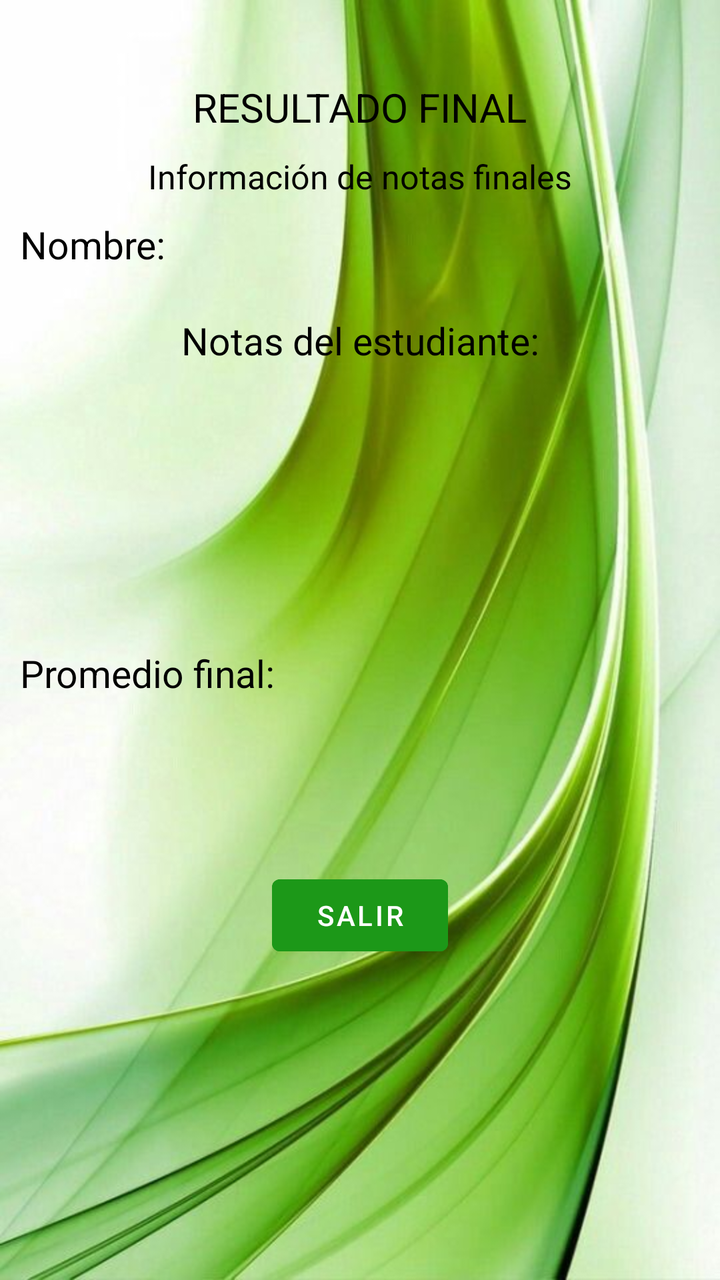
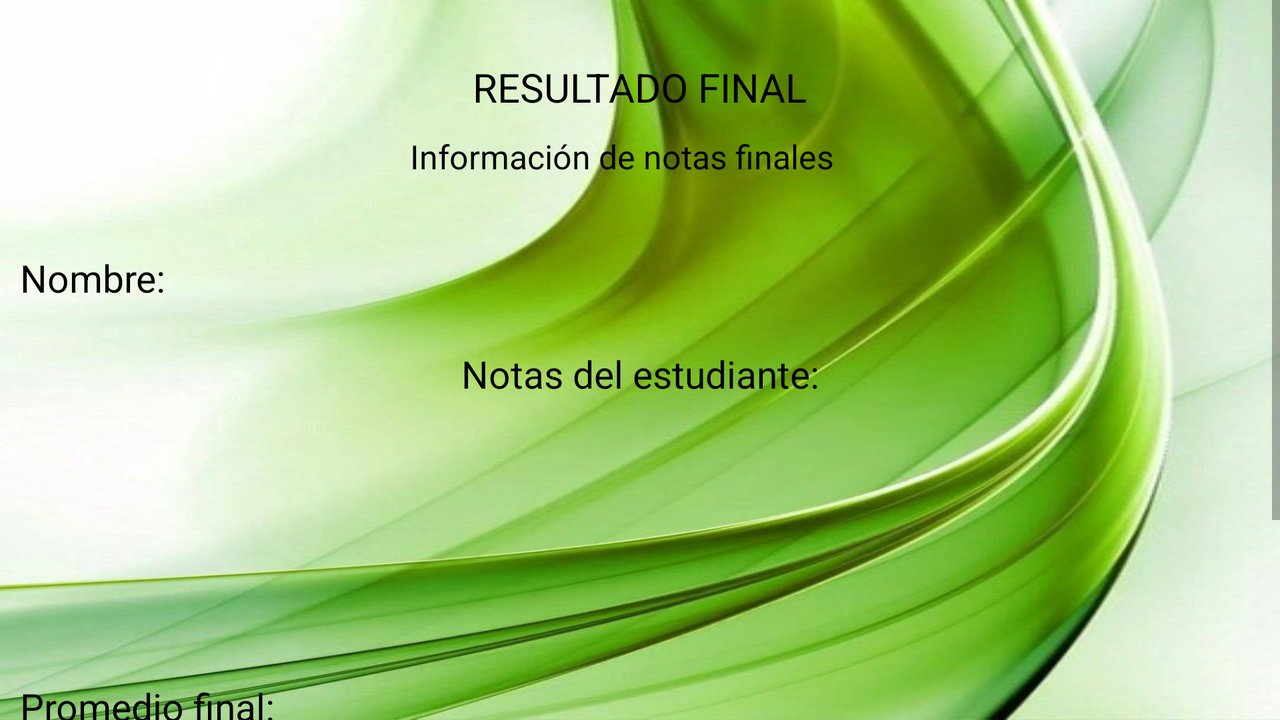

Compare how this app lays out the same screen by default and in its alternative resource folder. The renders come first, then the two layout files and the values they reference.
<!-- AndroidManifest.xml: application theme Theme.SaltamontesApp -->
<!-- res/layout/activity_mostrar_resultados.xml -->
<?xml version="1.0" encoding="utf-8"?>
<LinearLayout
        android:gravity="center_horizontal"
        android:orientation="vertical"
        app:layout_constraintBottom_toBottomOf="parent"
        app:layout_constraintEnd_toEndOf="parent"
        app:layout_constraintStart_toStartOf="parent"
        app:layout_constraintTop_toTopOf="parent"
        xmlns:android="http://schemas.android.com/apk/res/android"
        xmlns:app="http://schemas.android.com/apk/res-auto"
        xmlns:tools="http://schemas.android.com/tools"
        android:layout_width="match_parent"
        android:layout_height="match_parent"
        android:background="@drawable/fondoapp"
        tools:context=".MostrarResultados">

        <TextView
            android:id="@+id/textView6"
            android:layout_width="wrap_content"
            android:layout_height="wrap_content"
            android:layout_marginTop="40dp"
            android:layout_marginBottom="10dp"
            android:text="RESULTADO FINAL"
            android:textColor="@color/black"
            android:textSize="60px" />

        <TextView
            android:id="@+id/textView"
            android:layout_width="wrap_content"
            android:layout_height="wrap_content"
            android:layout_marginBottom="10dp"
            android:text="Información de notas finales"
            android:textColor="@color/black"
            android:textSize="50px" />

        <LinearLayout
            android:layout_width="match_parent"
            android:layout_height="42dp"
            android:orientation="horizontal">

            <TextView
                android:id="@+id/textNombreTitle"
                android:layout_width="11dp"
                android:layout_height="match_parent"
                android:layout_marginLeft="10dp"
                android:layout_weight="1"
                android:text="Nombre:"
                android:textColor="@color/black"
                android:textSize="19dp" />

            <TextView
                android:id="@+id/textNombre"
                android:layout_width="198dp"
                android:layout_height="match_parent"
                android:layout_weight="1"
                android:textColor="@color/black"
                android:textSize="19dp" />
        </LinearLayout>

        <LinearLayout
            android:layout_width="match_parent"
            android:layout_height="38dp"
            android:orientation="horizontal">

            <TextView
                android:id="@+id/textView7"
                android:layout_width="wrap_content"
                android:layout_height="match_parent"
                android:layout_weight="1"
                android:gravity="center"
                android:text="Notas del estudiante:"
                android:textColor="@color/black"
                android:textSize="19dp" />
        </LinearLayout>

        <LinearLayout
            android:layout_width="match_parent"
            android:layout_height="wrap_content"
            android:orientation="horizontal">

            <TextView
                android:id="@+id/textMateria1"
                android:layout_width="wrap_content"
                android:layout_height="wrap_content"
                android:layout_marginLeft="10dp"
                android:layout_weight="1"
                android:textColor="@color/black"
                android:textSize="19dp" />

            <TextView
                android:id="@+id/textNota1"
                android:layout_width="wrap_content"
                android:layout_height="wrap_content"
                android:layout_weight="1"
                android:textColor="@color/black"
                android:textSize="19dp" />
        </LinearLayout>

        <LinearLayout
            android:layout_width="match_parent"
            android:layout_height="wrap_content"
            android:orientation="horizontal">

            <TextView
                android:id="@+id/textMateria2"
                android:layout_width="wrap_content"
                android:layout_height="wrap_content"
                android:layout_marginLeft="10dp"
                android:layout_weight="1"
                android:textColor="@color/black"
                android:textSize="19dp" />

            <TextView
                android:id="@+id/textNota2"
                android:layout_width="wrap_content"
                android:layout_height="wrap_content"
                android:layout_weight="1"
                android:textColor="@color/black"
                android:textSize="19dp" />
        </LinearLayout>

        <LinearLayout
            android:layout_width="match_parent"
            android:layout_height="wrap_content"
            android:orientation="horizontal">

            <TextView
                android:id="@+id/textMateria3"
                android:layout_width="wrap_content"
                android:layout_height="wrap_content"
                android:layout_marginLeft="10dp"
                android:layout_weight="1"
                android:textColor="@color/black"
                android:textSize="19dp" />

            <TextView
                android:id="@+id/textNota3"
                android:layout_width="wrap_content"
                android:layout_height="wrap_content"
                android:layout_weight="1"
                android:textColor="@color/black"
                android:textSize="19dp" />
        </LinearLayout>

        <LinearLayout
            android:layout_width="match_parent"
            android:layout_height="wrap_content"
            android:orientation="horizontal">

            <TextView
                android:id="@+id/textMateria4"
                android:layout_width="wrap_content"
                android:layout_height="wrap_content"
                android:layout_marginLeft="10dp"
                android:layout_weight="1"
                android:textColor="@color/black"
                android:textSize="19dp" />

            <TextView
                android:id="@+id/textNota4"
                android:layout_width="wrap_content"
                android:layout_height="wrap_content"
                android:layout_weight="1"
                android:textColor="@color/black"
                android:textSize="19dp" />
        </LinearLayout>

        <LinearLayout
            android:layout_width="match_parent"
            android:layout_height="wrap_content"
            android:orientation="horizontal">

            <TextView
                android:id="@+id/textMateria5"
                android:layout_width="wrap_content"
                android:layout_height="wrap_content"
                android:layout_marginLeft="10dp"
                android:layout_weight="1"
                android:textColor="@color/black"
                android:textSize="19dp" />

            <TextView
                android:id="@+id/textNota5"
                android:layout_width="wrap_content"
                android:layout_height="wrap_content"
                android:layout_weight="1"
                android:textColor="@color/black"
                android:textSize="19dp" />
        </LinearLayout>

        <LinearLayout
            android:layout_width="match_parent"
            android:layout_height="116dp"
            android:orientation="vertical">

            <LinearLayout
                android:layout_width="match_parent"
                android:layout_height="47dp"
                android:orientation="horizontal">

                <TextView
                    android:id="@+id/textView3"
                    android:layout_width="136dp"
                    android:layout_height="wrap_content"
                    android:layout_marginLeft="10dp"
                    android:layout_weight="1"
                    android:text="Promedio final:"
                    android:textColor="@color/black"
                    android:textSize="19dp" />

                <TextView
                    android:id="@+id/textPromedio"
                    android:layout_width="218dp"
                    android:layout_height="38dp"
                    android:gravity="center"
                    android:textColor="@color/black"
                    android:textSize="19dp" />
            </LinearLayout>

            <TextView
                android:id="@+id/textMensajeFinal"
                android:layout_width="match_parent"
                android:layout_height="55dp"
                android:gravity="center"
                android:textColor="@color/black"
                android:textSize="19dp" />
        </LinearLayout>

        <LinearLayout
            android:layout_width="match_parent"
            android:layout_height="wrap_content"
            android:gravity="center_horizontal"
            android:orientation="horizontal">

            <Button
                android:id="@+id/buttonSalir2"
                android:layout_width="wrap_content"
                android:layout_height="wrap_content"
                android:backgroundTint="@color/green"
                android:text="Salir" />
        </LinearLayout>

    </LinearLayout>
<!-- resources referenced by this layout -->
<resources>
  <color name="black">#FF000000</color>
  <color name="green">#1C9818</color>
  <!-- drawable fondoapp: jpg bitmap (drawable, 48045 bytes) -->
  <style name="Theme.SaltamontesApp" parent="Theme.MaterialComponents.DayNight.DarkActionBar">
          
          <item name="colorPrimary">@color/purple_500</item>
          <item name="colorPrimaryVariant">@color/purple_700</item>
          <item name="colorOnPrimary">@color/white</item>
          
          <item name="colorSecondary">@color/teal_200</item>
          <item name="colorSecondaryVariant">@color/teal_700</item>
          <item name="colorOnSecondary">@color/black</item>
          
          <item name="android:statusBarColor" tools:targetApi="l">?attr/colorPrimaryVariant</item>
          
      </style>
  <color name="purple_500">#FF6200EE</color>
  <color name="purple_700">#FF3700B3</color>
  <color name="white">#FFFFFFFF</color>
  <color name="teal_200">#FF03DAC5</color>
  <color name="teal_700">#FF018786</color>
</resources>
<!-- res/layout-land/activity_mostrar_resultados.xml (the repository's variant of the layout above) -->
<!-- drawn on the phone turned sideways -->
<?xml version="1.0" encoding="utf-8"?>
<LinearLayout
    android:gravity="center_horizontal"
    android:orientation="vertical"
    app:layout_constraintBottom_toBottomOf="parent"
    app:layout_constraintEnd_toEndOf="parent"
    app:layout_constraintStart_toStartOf="parent"
    app:layout_constraintTop_toTopOf="parent"
    xmlns:android="http://schemas.android.com/apk/res/android"
    xmlns:app="http://schemas.android.com/apk/res-auto"
    xmlns:tools="http://schemas.android.com/tools"
    android:layout_width="match_parent"
    android:layout_height="match_parent"
    android:background="@drawable/fondoapp"
    tools:context=".MostrarResultados">


    <ScrollView
        android:layout_width="match_parent"
        android:layout_height="match_parent">

        <LinearLayout
            android:layout_width="match_parent"
            android:layout_height="wrap_content"
            android:orientation="vertical" >

            <TextView
                android:id="@+id/textView6"
                android:layout_width="wrap_content"
                android:layout_height="wrap_content"
                android:layout_marginTop="30dp"
                android:layout_marginBottom="10dp"
                android:text="RESULTADO FINAL"
                android:textColor="@color/black"
                android:layout_gravity="center"
                android:textSize="60px" />

            <TextView
                android:id="@+id/textView"
                android:layout_width="230dp"
                android:layout_height="49dp"
                android:layout_gravity="center"
                android:layout_marginBottom="10dp"
                android:text="Información de notas finales"
                android:textColor="@color/black"
                android:textSize="50px" />

            <LinearLayout
                android:layout_width="match_parent"
                android:layout_height="42dp"
                android:orientation="horizontal">

                <TextView
                    android:id="@+id/textNombreTitle"
                    android:layout_width="11dp"
                    android:layout_height="match_parent"
                    android:layout_marginLeft="10dp"
                    android:layout_weight="1"
                    android:text="Nombre:"
                    android:textColor="@color/black"
                    android:textSize="19dp" />

                <TextView
                    android:id="@+id/textNombre"
                    android:layout_width="198dp"
                    android:layout_height="match_parent"
                    android:layout_weight="1"
                    android:textColor="@color/black"
                    android:textSize="19dp" />
            </LinearLayout>

            <LinearLayout
                android:layout_width="match_parent"
                android:layout_height="38dp"
                android:orientation="horizontal">

                <TextView
                    android:id="@+id/textView7"
                    android:layout_width="wrap_content"
                    android:layout_height="match_parent"
                    android:layout_weight="1"
                    android:gravity="center"
                    android:text="Notas del estudiante:"
                    android:textColor="@color/black"
                    android:textSize="19dp" />
            </LinearLayout>

            <LinearLayout
                android:layout_width="match_parent"
                android:layout_height="wrap_content"
                android:orientation="horizontal">

                <TextView
                    android:id="@+id/textMateria1"
                    android:layout_width="wrap_content"
                    android:layout_height="wrap_content"
                    android:layout_marginLeft="10dp"
                    android:layout_weight="1"
                    android:textColor="@color/black"
                    android:textSize="19dp" />

                <TextView
                    android:id="@+id/textNota1"
                    android:layout_width="wrap_content"
                    android:layout_height="wrap_content"
                    android:layout_weight="1"
                    android:textColor="@color/black"
                    android:textSize="19dp" />
            </LinearLayout>

            <LinearLayout
                android:layout_width="match_parent"
                android:layout_height="wrap_content"
                android:orientation="horizontal">

                <TextView
                    android:id="@+id/textMateria2"
                    android:layout_width="wrap_content"
                    android:layout_height="wrap_content"
                    android:layout_marginLeft="10dp"
                    android:layout_weight="1"
                    android:textColor="@color/black"
                    android:textSize="19dp" />

                <TextView
                    android:id="@+id/textNota2"
                    android:layout_width="wrap_content"
                    android:layout_height="wrap_content"
                    android:layout_weight="1"
                    android:textColor="@color/black"
                    android:textSize="19dp" />
            </LinearLayout>

            <LinearLayout
                android:layout_width="match_parent"
                android:layout_height="wrap_content"
                android:orientation="horizontal">

                <TextView
                    android:id="@+id/textMateria3"
                    android:layout_width="wrap_content"
                    android:layout_height="wrap_content"
                    android:layout_marginLeft="10dp"
                    android:layout_weight="1"
                    android:textColor="@color/black"
                    android:textSize="19dp" />

                <TextView
                    android:id="@+id/textNota3"
                    android:layout_width="wrap_content"
                    android:layout_height="wrap_content"
                    android:layout_weight="1"
                    android:textColor="@color/black"
                    android:textSize="19dp" />
            </LinearLayout>

            <LinearLayout
                android:layout_width="match_parent"
                android:layout_height="wrap_content"
                android:orientation="horizontal">

                <TextView
                    android:id="@+id/textMateria4"
                    android:layout_width="wrap_content"
                    android:layout_height="wrap_content"
                    android:layout_marginLeft="10dp"
                    android:layout_weight="1"
                    android:textColor="@color/black"
                    android:textSize="19dp" />

                <TextView
                    android:id="@+id/textNota4"
                    android:layout_width="wrap_content"
                    android:layout_height="wrap_content"
                    android:layout_weight="1"
                    android:textColor="@color/black"
                    android:textSize="19dp" />
            </LinearLayout>

            <LinearLayout
                android:layout_width="match_parent"
                android:layout_height="wrap_content"
                android:orientation="horizontal">

                <TextView
                    android:id="@+id/textMateria5"
                    android:layout_width="wrap_content"
                    android:layout_height="wrap_content"
                    android:layout_marginLeft="10dp"
                    android:layout_weight="1"
                    android:textColor="@color/black"
                    android:textSize="19dp" />

                <TextView
                    android:id="@+id/textNota5"
                    android:layout_width="wrap_content"
                    android:layout_height="wrap_content"
                    android:layout_weight="1"
                    android:textColor="@color/black"
                    android:textSize="19dp" />
            </LinearLayout>

            <LinearLayout
                android:layout_width="match_parent"
                android:layout_height="116dp"
                android:orientation="vertical">

                <LinearLayout
                    android:layout_width="match_parent"
                    android:layout_height="47dp"
                    android:orientation="horizontal">

                    <TextView
                        android:id="@+id/textView3"
                        android:layout_width="136dp"
                        android:layout_height="wrap_content"
                        android:layout_marginLeft="10dp"
                        android:layout_weight="1"
                        android:text="Promedio final:"
                        android:textColor="@color/black"
                        android:textSize="19dp" />

                    <TextView
                        android:id="@+id/textPromedio"
                        android:layout_width="218dp"
                        android:layout_height="38dp"
                        android:gravity="center"
                        android:textColor="@color/black"
                        android:textSize="19dp" />
                </LinearLayout>

                <TextView
                    android:id="@+id/textMensajeFinal"
                    android:layout_width="match_parent"
                    android:layout_height="55dp"
                    android:gravity="center"
                    android:textColor="@color/black"
                    android:textSize="19dp" />
            </LinearLayout>

            <LinearLayout
                android:layout_width="match_parent"
                android:layout_height="wrap_content"
                android:gravity="center_horizontal"
                android:orientation="horizontal">

                <Button
                    android:id="@+id/buttonSalir2"
                    android:layout_width="wrap_content"
                    android:layout_height="wrap_content"
                    android:backgroundTint="@color/green"
                    android:text="Salir" />
            </LinearLayout>
        </LinearLayout>
    </ScrollView>



</LinearLayout>
